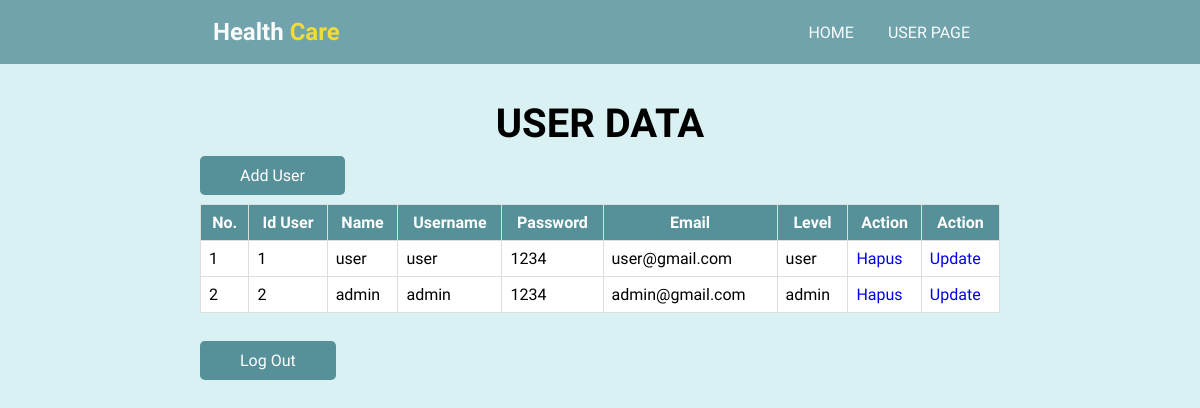
The page /admin/user.php on the database as committed earlier.
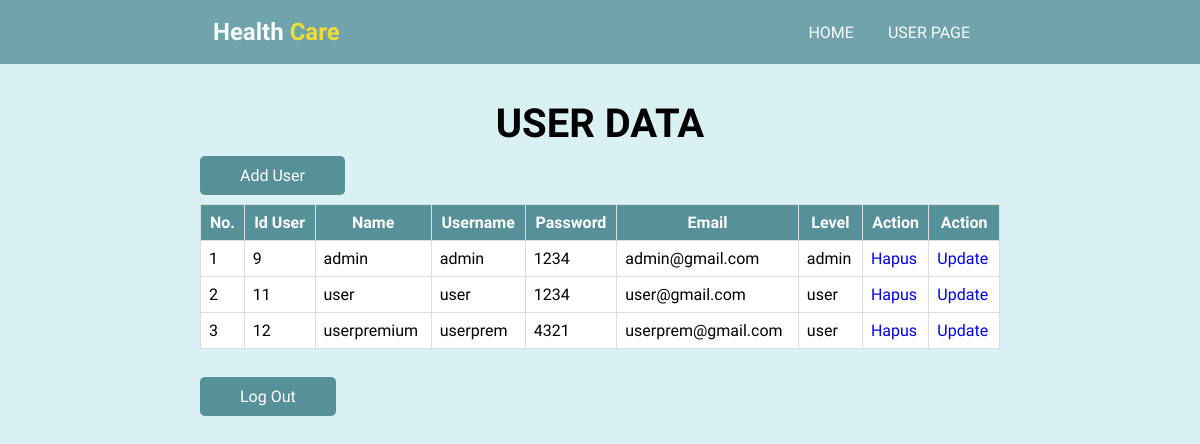
The same page on the database as committed later.
### tables this page shows
CREATE TABLE `user` (
  `id_user` int(11) NOT NULL,
  `name` varchar(225) NOT NULL,
  `username` varchar(20) NOT NULL,
  `email` varchar(50) NOT NULL,
  `password` varchar(20) NOT NULL,
  `level` varchar(5) NOT NULL
);

### admin/user.php (the view, shortened to what this page needs)
<!DOCTYPE html>
<html lang="en">
<head>
    <link rel="stylesheet" href="style-page.css">
</head>
<body>
    <header>
        <div class="logo">
            <h2>Health <span>Care</span></h2>
        </div>
        <ul class="navbar">
            <li><a href="Index.php">Home</a></li>
            <li><a href="user.php">User Page</a></li>
        </ul>
    </header>
    <section class="user">
    <h1 class="heading">User Data</h1>
    <br>
        <a href="../register.php" class="btn">Add User</a>
        <br>
        <br>
        <table border="1" class="table">
            <tr>
                <th>No.</th>
                <th>Id User</th>
                <th>Name</th>
                <th>Username</th>
                <th>Password</th>
                <th>Email</th>
                <th>Level</th>
                <th>Action</th>
                <th>Action</th>
            </tr>
            <?php
            include '../connect.php';
            $query_mysql = mysqli_query($mysqli, "SELECT * FROM user") or die(mysqli_error($mysqli));
            $nomor = 1;
            while($data = mysqli_fetch_array($query_mysql)) {
            ?>
            <tr>
                <td><?php echo $nomor++; ?></td>
                <td><?php echo $data['id_user']; ?></td>
                <td><?php echo $data['name']; ?></td>
                <td><?php echo $data['username']; ?></td>
                <td><?php echo $data['password']; ?></td>
                <td><?php echo $data['email']; ?></td>
                <td><?php echo $data['level']; ?></td>
                <td><a href="hapus_user.php?id=<?php echo $data['id_user']; ?>" class="btn-hapus">Hapus</a> </td>
                <td><a href="update_user.php?id=<?php echo $data['id_user']; ?>" class="btn-update">Update</a> </td>
            </tr>
            <?php } ?>
        </table>
        <br>
        <br>
    <a href="../index.php" class="btn">Log Out</a>
    </section>
</body>
</html>

### admin/style-page.css (style rules this page uses)
* { font-family: 'Signika', sans-serif; margin: 0; padding: 0; box-sizing: border-box; scroll-padding-top: 4rem; scroll-behavior: smooth; list-style: none; text-decoration: none; }
:root { --main-color: #569099; --second-color: #f6d809; --text-color: #1b1b1b; --bg-color: #ffff; --box-shadow: 2px 2px 10px 4px rgb(14 55 54 / 15%); }
section { padding: 100px 200px; }
header { position: fixed; width: 100%; top: 0; right: 0; z-index: 10000; display: flex; justify-content: space-around; align-items: center; padding: 18px 100px; transition: 0.5s linear; background-color: var(--main-color); opacity: 0.8; }
.logo h2 { color: white; }
.logo span { color: #f6d809; }
.navbar { display: flex; }
.navbar a { padding: 8px 17px; color: var(--bg-color); font-size: 1rem; text-transform: uppercase; font-weight: 500; }
.user { width: 100%; min-height: 100vh; background: #d9f1f3; background-repeat: no-repeat; background-size: cover; background-position: center; }
.heading { color: rgb(0, 0, 0); font-size: 40px; font-weight: 600; text-align: center; text-transform: uppercase; }
.table { width: 100%; border-collapse: collapse; background: var(--bg-color); background-size: cover; background-repeat: no-repeat; }
.table th, .table td { border: 1px solid #ddd; padding: 8px; }
.table th { background-color: var(--main-color); color: #fff; }
.btn { padding: 10px 40px; border-radius: 0.3rem; background: var(--main-color); color: var(--bg-color); font-weight: 500; }

Rows that differ between the two databases and show on the page:
removed user: id_user "1", name "user", username "user", password "1234", email "user@gmail.com", level "user"
removed user: id_user "2", name "admin", username "admin", password "1234", email "admin@gmail.com", level "admin"
added user: id_user "9", name "admin", username "admin", password "1234", email "admin@gmail.com", level "admin"
added user: id_user "11", name "user", username "user", password "1234", email "user@gmail.com", level "user"
added user: id_user "12", name "userpremium", username "userprem", password "4321", email "userprem@gmail.com", level "user"
